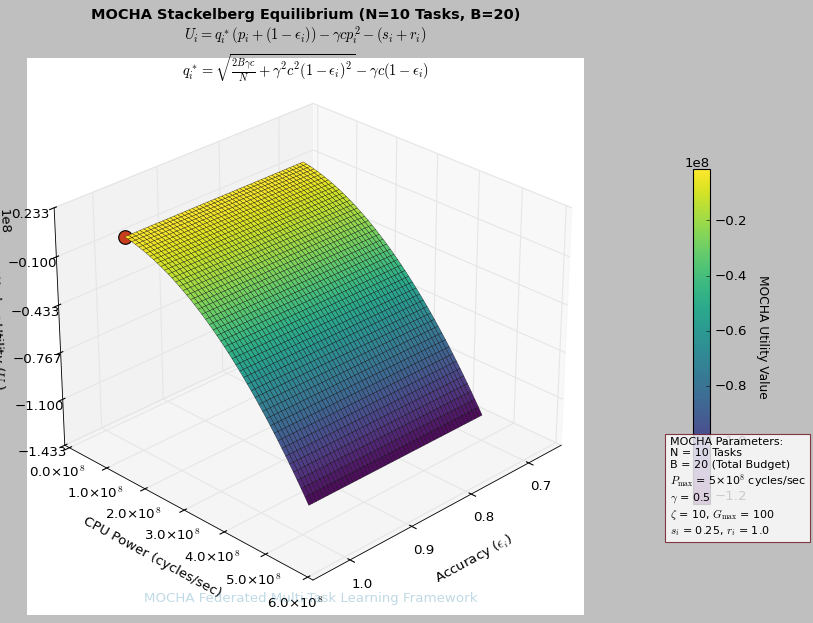

The script that drew this image:
import numpy as np
import matplotlib.pyplot as plt
from mpl_toolkits.mplot3d import Axes3D
from matplotlib import cm
from matplotlib.ticker import LinearLocator, FormatStrFormatter

# MOCHA parameters
N = 10                # Number of tasks (key MOCHA parameter)
B = 20                # Total budget
gamma = 0.5           # Architecture coefficient
c = 1e9               # Base compute capability (cycles/sec)
P_max = 5e8           # Max CPU power
zeta = 10             # Scaling constant
G_max = 100           # Max global iterations

# Create grid for accuracy (ε) and CPU power (p)
epsilon = np.linspace(0.7, 0.99, 50)  # Accuracy range
p_i = np.linspace(0.1*P_max, P_max, 50) / c  # Normalized CPU power
EPS, P = np.meshgrid(epsilon, p_i)

# MOCHA Stackelberg equilibrium solution (Eq. 32 with N tasks)
Q = np.sqrt(2*B*gamma*c/N + (gamma*c*(1-EPS))**2) - gamma*c*(1-EPS)

# Worker utility function with MOCHA costs
s_i = 0.25  # Mean computation cost (0-0.5)
r_i = 1.0   # Mean communication cost (0-2)
U_i = Q * (P + (1-EPS)) - gamma*c*(P**2) - (s_i + r_i)

# Create figure with MOCHA styling
plt.style.use('classic')
fig = plt.figure(figsize=(14, 8))
ax = fig.add_subplot(111, projection='3d')

# MOCHA-themed colormap
mocha_cmap = plt.get_cmap('viridis')

# Plot surface with MOCHA parameters
surf = ax.plot_surface(EPS, P*c, U_i, cmap=mocha_cmap,
                      rstride=1, cstride=1,
                      alpha=0.95, edgecolor='k',
                      linewidth=0.3, antialiased=True)

# Highlight MOCHA optimal point
max_idx = np.argmax(U_i)
max_eps = EPS.flatten()[max_idx]
max_p = P.flatten()[max_idx] * c
max_u = U_i.flatten()[max_idx]
ax.scatter(max_eps, max_p, max_u, color='#C73E1D', s=150,  # MOCHA red
          edgecolor='black', linewidth=1,
          label=f'MOCHA Optimal\n(ε={max_eps:.2f}\nP={max_p/1e8:.1f}×10$^8$\nU={max_u:.1f})')

# MOCHA-style labels
ax.set_xlabel('\nAccuracy ($\epsilon_i$)', fontsize=12, linespacing=2)
ax.set_ylabel('\nCPU Power (cycles/sec)', fontsize=12, linespacing=2)
ax.set_zlabel('\nWorker Utility ($U_i$)', fontsize=12, linespacing=2)

# MOCHA title with task count
title = (r'MOCHA Stackelberg Equilibrium (N=10 Tasks, B=20)' '\n'
         r'$U_i = q_i^*(p_i+(1-\epsilon_i)) - \gamma c p_i^2 - (s_i+r_i)$' '\n'
         r'$q_i^* = \sqrt{\frac{2B\gamma c}{N}+\gamma^2 c^2 (1-\epsilon_i)^2}-\gamma c (1-\epsilon_i)$')
ax.set_title(title, pad=25, fontsize=13, weight='bold')

# MOCHA colorbar
cbar = fig.colorbar(surf, shrink=0.6, aspect=20, pad=0.1)
cbar.set_label('MOCHA Utility Value', rotation=270, labelpad=20, fontsize=11)

# Adjust view
ax.view_init(elev=28, azim=45)
ax.zaxis.set_major_locator(LinearLocator(6))
ax.yaxis.set_major_formatter(lambda x, _: f'{x/1e8:.1f}×10$^8$')

# MOCHA parameter box
mocha_params = (f'MOCHA Parameters:\n'
                f'N = {N} Tasks\n'
                f'B = {B} (Total Budget)\n'
                f'$P_{{\max}}$ = {P_max/1e8:.0f}×10$^8$ cycles/sec\n'
                f'$\gamma$ = {gamma}\n'
                f'$\zeta$ = {zeta}, $G_{{\max}}$ = {G_max}\n'
                f'$s_i$ = {s_i}, $r_i$ = {r_i}')
fig.text(0.82, 0.15, mocha_params, fontsize=10,
        bbox=dict(facecolor='white', alpha=0.8, edgecolor='#6B0F1A'))

# Add MOCHA watermark
fig.text(0.5, 0.05, 'MOCHA Federated Multi-Task Learning Framework',
        ha='center', va='center', fontsize=12, color='#2E86AB', alpha=0.3)

plt.tight_layout()
plt.show()
